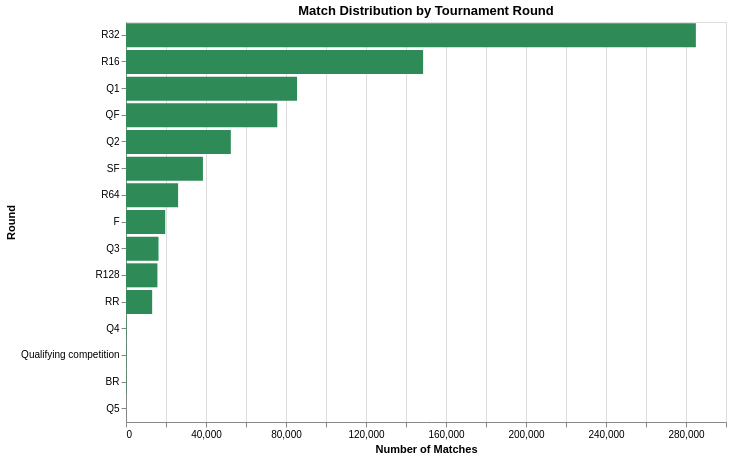

Write notebook code for a chart like this one.
### Markdown cell above
## 10. Round Distribution Analysis

Examine how matches are distributed across tournament rounds.

### Code cell
# Round distribution
if "round" in df.columns:
    round_counts = df.group_by("round").agg(
        pl.count().alias("match_count")
    ).sort("match_count", descending=True)
    
    print("Matches by Round:")
    print(round_counts)
    
    # Create horizontal bar chart
    chart = alt.Chart(round_counts.to_pandas()).mark_bar(color="seagreen").encode(
        x=alt.X("match_count:Q", title="Number of Matches"),
        y=alt.Y("round:N", title="Round", sort="-x"),
        tooltip=["round", "match_count"]
    ).properties(
        title="Match Distribution by Tournament Round",
        width=600,
        height=400
    )
    
    chart.show()

### Figure 1 — Vega-Lite specification as saved in the notebook (floating-point values rounded to 4 significant figures)
{"config": {"view": {"continuousWidth": 300, "continuousHeight": 300}}, "data": {"name": "data-913047ced3b64f7e0ef6e03555755dfc"}, "mark": {"type": "bar", "color": "seagreen"}, "encoding": {"tooltip": [{"field": "round", "type": "nominal"}, {"field": "match_count", "type": "quantitative"}], "x": {"field": "match_count", "title": "Number of Matches", "type": "quantitative"}, "y": {"field": "round", "sort": "-x", "title": "Round", "type": "nominal"}}, "height": 400, "title": "Match Distribution by Tournament Round", "width": 600, "$schema": "https://vega.github.io/schema/vega-lite/v6.4.1.json", "datasets": {"data-913047ced3b64f7e0ef6e03555755dfc": [{"round": "R32", "match_count": 284932}, {"round": "R16", "match_count": 148555}, {"round": "Q1", "match_count": 85531}, {"round": "QF", "match_count": 75652}, {"round": "Q2", "match_count": 52412}, {"round": "SF", "match_count": 38466}, {"round": "R64", "match_count": 26050}, {"round": "F", "match_count": 19601}, {"round": "Q3", "match_count": 16258}, {"round": "R128", "match_count": 15716}, {"round": "RR", "match_count": 13078}, {"round": "Q4", "match_count": 259}, {"round": "Qualifying competition", "match_count": 226}, {"round": "BR", "match_count": 220}, {"round": "Q5", "match_count": 20}]}}
